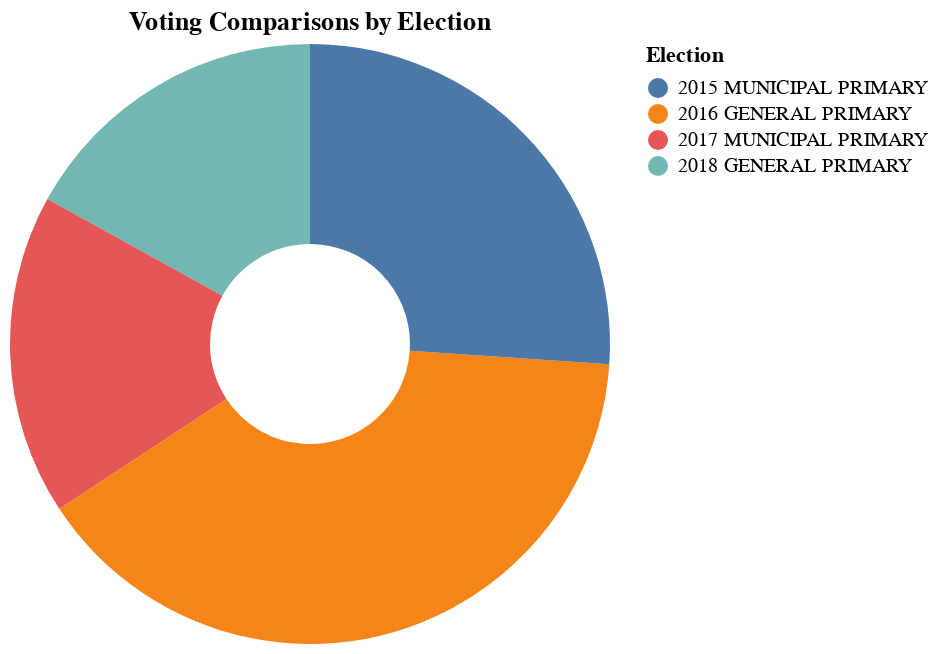

This figure's notebook cell:
### Markdown cell above
## Altair Chart 1
### Pie Chart of Election Participation Overall

### Code cell
alt.Chart(Electiondf, title="Voting Comparisons by Election").mark_arc(innerRadius=50).encode(
    theta="Total",
    color="Election:N",
)

### Figure 1 — Vega-Lite specification as saved in the notebook (floating-point values rounded to 4 significant figures)
{"config": {"view": {"continuousWidth": 300, "continuousHeight": 300}}, "data": {"name": "data-d38cb6dddfb0686b51e32a871e92b2f2"}, "mark": {"type": "arc", "innerRadius": 50}, "encoding": {"color": {"field": "Election", "type": "nominal"}, "theta": {"field": "Total", "type": "quantitative"}}, "title": "Voting Comparisons by Election", "$schema": "https://vega.github.io/schema/vega-lite/v5.14.1.json", "datasets": {"data-d38cb6dddfb0686b51e32a871e92b2f2": [{"Election": "2018 GENERAL PRIMARY", "Democratic Votes": 154206, "Republican Votes": 16378, "Total": 170584}, {"Election": "2017 MUNICIPAL PRIMARY", "Democratic Votes": 161534, "Republican Votes": 12237, "Total": 173771}, {"Election": "2016 GENERAL PRIMARY", "Democratic Votes": 350914, "Republican Votes": 47684, "Total": 398598}, {"Election": "2015 MUNICIPAL PRIMARY", "Democratic Votes": 241611, "Republican Votes": 20411, "Total": 262022}]}}
